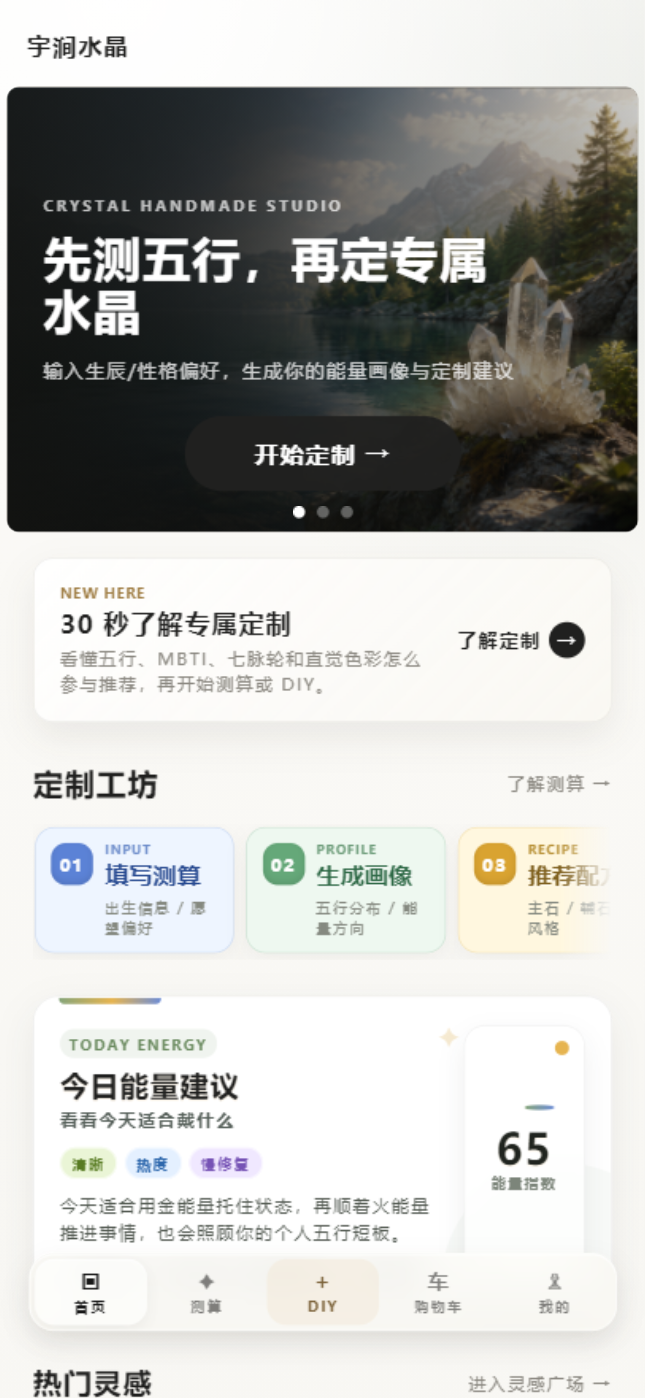
#> input picture .codex/current-auto-shot.png, 645 x 1398 px
$ python -i process_real_bead_photo_assets.py   (imports and definitions only)   (older library calls are emulated)
#> lines starting #> are read from the running program, lines starting #| are printed output that depends on the picture; after the words box and inside, x2 and y2 are one past the last pixel; in counts of white or black regions, pixels touching at a corner belong together
from __future__ import annotations

import argparse
import json
import math
import re
import shutil
import sys
import unicodedata
from dataclasses import dataclass
from pathlib import Path
from typing import Any

import cv2
import numpy as np
from PIL import Image, ImageDraw, ImageFilter, ImageOps

# [6 lines not run here, left out]


ROOT = Path(__file__).resolve().parent.parent
DEFAULT_SOURCE_ROOT = Path(
    r"C:\Users\10156\xwechat_files\wxid_c62jovsqi9tu22_36ef\msg\file\2026-06\水晶图片"
)
IMAGE_EXTENSIONS = {".jpg", ".jpeg", ".png", ".webp", ".bmp", ".heic", ".heif", ""}


SERIES_SLUGS = {
    "乌拉圭紫水晶": "uruguay-amethyst",
    "千层幽灵": "layered-phantom",
    "四季幽灵": "colorful-phantom",
    "巴西紫水晶": "brazil-amethyst",
    "幽灵穿发": "phantom-rutilated",
    "彩兔毛": "colorful-rabbit-hair",
    "彩发晶": "colorful-rutilated-quartz",
    "抹茶幽灵": "matcha-phantom",
    "曼波绿幽灵": "mambo-green-phantom",
    "特殊幽灵": "special-phantom",
    "特殊矿": "special-mineral",
    "玉石": "jade",
    "玛瑙": "agate",
    "白兔毛": "white-rabbit-hair",
    "白幽灵": "white-phantom",
    "白水": "clear-quartz",
    "白阿塞": "white-azeztulite",
    "粉水晶": "rose-quartz",
    "紫兔毛": "purple-rabbit-hair",
    "紫幽灵": "purple-phantom",
    "红兔毛": "red-rabbit-hair",
    "红幽灵": "red-phantom",
    "红幽灵聚宝盆": "red-phantom-basin",
    "红泥骸骨幽灵": "red-mud-skeletal-phantom",
    "红铜发": "red-rutilated-quartz",
    "绿兔毛": "green-rabbit-hair",
    "绿发晶": "green-rutilated-quartz",
    "绿幽灵": "green-phantom",
    "绿幽灵满天星": "green-phantom-starry",
    "绿幽灵聚宝盆半盆": "green-phantom-half-basin",
    "绿幽灵金字塔": "green-phantom-pyramid",
    "翠幽灵": "emerald-phantom",
    "胶花": "quartz-inclusion",
    "茶晶": "smoky-quartz",
    "草莓晶": "strawberry-quartz",
    "萤石": "fluorite",
    "蓝兔毛": "blue-rabbit-hair",
    "金发晶": "gold-rutilated-quartz",
    "银发晶": "silver-rutilated-quartz",
    "随型": "freeform",
    "雪花幽灵": "snowflake-phantom",
    "黄兔毛": "yellow-rabbit-hair",
    "黄水晶": "citrine",
    "黑发晶": "black-rutilated-quartz",
    "黑耀石": "obsidian",
    "黑曜石": "obsidian",
}


@dataclass(frozen=True)
class Circle:
    x: float
    y: float
    r: float
    score: float
    source: str


class SkipImage(ValueError):
    pass


# [71 lines left out: functions parse_args, safe_slug, selected_dirs, list_images, read_image, not called in this run]


def gradient_image(rgb: np.ndarray) -> tuple[np.ndarray, np.ndarray]:
    gray = cv2.cvtColor(rgb, cv2.COLOR_RGB2GRAY)
    gray = cv2.GaussianBlur(gray, (5, 5), 0)
    gx = cv2.Sobel(gray, cv2.CV_32F, 1, 0, ksize=3)
    gy = cv2.Sobel(gray, cv2.CV_32F, 0, 1, ksize=3)
    grad = cv2.magnitude(gx, gy)
    return gray, grad


def circle_ring_mask(shape: tuple[int, int], circle: tuple[float, float, float], width: float = 0.08) -> np.ndarray:
    h, w = shape
    yy, xx = np.ogrid[:h, :w]
    cx, cy, r = circle
    dist = np.sqrt((xx - cx) ** 2 + (yy - cy) ** 2)
    return np.abs(dist - r) <= max(2, r * width)


def disk_mask(shape: tuple[int, int], circle: tuple[float, float, float], scale: float = 1.0) -> np.ndarray:
    h, w = shape
    yy, xx = np.ogrid[:h, :w]
    cx, cy, r = circle
    return (xx - cx) ** 2 + (yy - cy) ** 2 <= (r * scale) ** 2


def score_circle(gray: np.ndarray, grad: np.ndarray, circle: tuple[float, float, float], source: str) -> Circle | None:
    h, w = gray.shape
    cx, cy, r = circle
    if r <= 8:
        return None
    if cx - r < -r * 0.08 or cy - r < -r * 0.08 or cx + r > w + r * 0.08 or cy + r > h + r * 0.08:
        return None
    radius_ratio = r / max(1, min(h, w))
    if not 0.055 <= radius_ratio <= 0.34:
        return None
    ring = circle_ring_mask(gray.shape, circle, 0.055)
    inside = disk_mask(gray.shape, circle, 0.88)
    outside = circle_ring_mask(gray.shape, (cx, cy, r * 1.14), 0.08)
    if ring.sum() == 0 or inside.sum() == 0:
        return None
    ring_edge = float(np.percentile(grad[ring], 78))
    inside_std = float(gray[inside].std())
    contrast = 0.0
    if outside.sum() > 0:
        contrast = abs(float(gray[inside].mean()) - float(gray[outside].mean()))
    center_penalty = math.hypot((cx - w / 2) / w, (cy - h * 0.54) / h) * 34
    edge_penalty = 0.0
    if cx - r < 4 or cy - r < 4 or cx + r > w - 4 or cy + r > h - 4:
        edge_penalty = 20
    size_bonus = 10 * min(radius_ratio / 0.22, 1.2)
    score = ring_edge * 0.7 + inside_std * 0.55 + contrast * 0.35 + size_bonus - center_penalty - edge_penalty
    return Circle(cx, cy, r, score, source)


def detect_hough(gray: np.ndarray) -> list[tuple[float, float, float]]:
    blurred = cv2.medianBlur(gray, 5)
    h, w = gray.shape
    min_radius = max(18, int(min(h, w) * 0.055))
    max_radius = max(min_radius + 8, int(min(h, w) * 0.34))
    found: list[tuple[float, float, float]] = []
    for param1, param2, dp in ((80, 28, 1.2), (70, 24, 1.15), (60, 21, 1.1), (95, 32, 1.25)):
        circles = cv2.HoughCircles(
            blurred,
            cv2.HOUGH_GRADIENT,
            dp=dp,
            minDist=max(80, int(min(h, w) * 0.18)),
            param1=param1,
            param2=param2,
            minRadius=min_radius,
            maxRadius=max_radius,
        )
        if circles is None:
            continue
        for x, y, r in circles[0]:
            found.append((float(x), float(y), float(r)))
    return found


def detect_contours(gray: np.ndarray) -> list[tuple[float, float, float]]:
    edges = cv2.Canny(gray, 45, 135)
    edges = cv2.dilate(edges, np.ones((3, 3), np.uint8), iterations=1)
    contours, _ = cv2.findContours(edges, cv2.RETR_EXTERNAL, cv2.CHAIN_APPROX_SIMPLE)
    h, w = gray.shape
    result: list[tuple[float, float, float]] = []
    for contour in contours:
        area = cv2.contourArea(contour)
        if area < min(h, w) ** 2 * 0.006:
            continue
        (cx, cy), r = cv2.minEnclosingCircle(contour)
        if r <= 0:
            continue
        circle_area = math.pi * r * r
        fill = area / circle_area if circle_area else 0
        if 0.18 <= fill <= 1.08:
            result.append((float(cx), float(cy), float(r)))
    return result


def merge_close(candidates: list[Circle]) -> list[Circle]:
    candidates = sorted(candidates, key=lambda item: item.score, reverse=True)
    kept: list[Circle] = []
    for item in candidates:
        duplicate = False
        for prev in kept:
            if math.hypot(item.x - prev.x, item.y - prev.y) < max(item.r, prev.r) * 0.22:
                duplicate = True
                break
        if not duplicate:
            kept.append(item)
    return kept


def detect_bead_circle(image: Image.Image) -> Circle:
    rgb = np.array(image)
    gray, grad = gradient_image(rgb)
    circles = [*detect_hough(gray), *detect_contours(gray)]
    scored = [
        candidate
        for raw in circles
        if (candidate := score_circle(gray, grad, raw, "auto")) is not None
    ]
    scored = merge_close(scored)
    if scored:
        return scored[0]
    h, w = gray.shape
    return Circle(w / 2, h / 2, min(w, h) * 0.32, 0.0, "fallback-center")


# [161 lines left out: functions crop_circle, save_webp_under_limit, save_contact_sheet, process_series, main, not called in this run]


# [2 lines not run here, left out]

>>> import cv2
>>> picture = cv2.cvtColor(cv2.imread('../.codex/current-auto-shot.png'), cv2.COLOR_BGR2RGB)
>>> result = detect_bead_circle(picture)
#> in gradient_image, `gy = cv2.Sobel(gray, cv2.CV_32F, 0, 1, ksize=3)`:
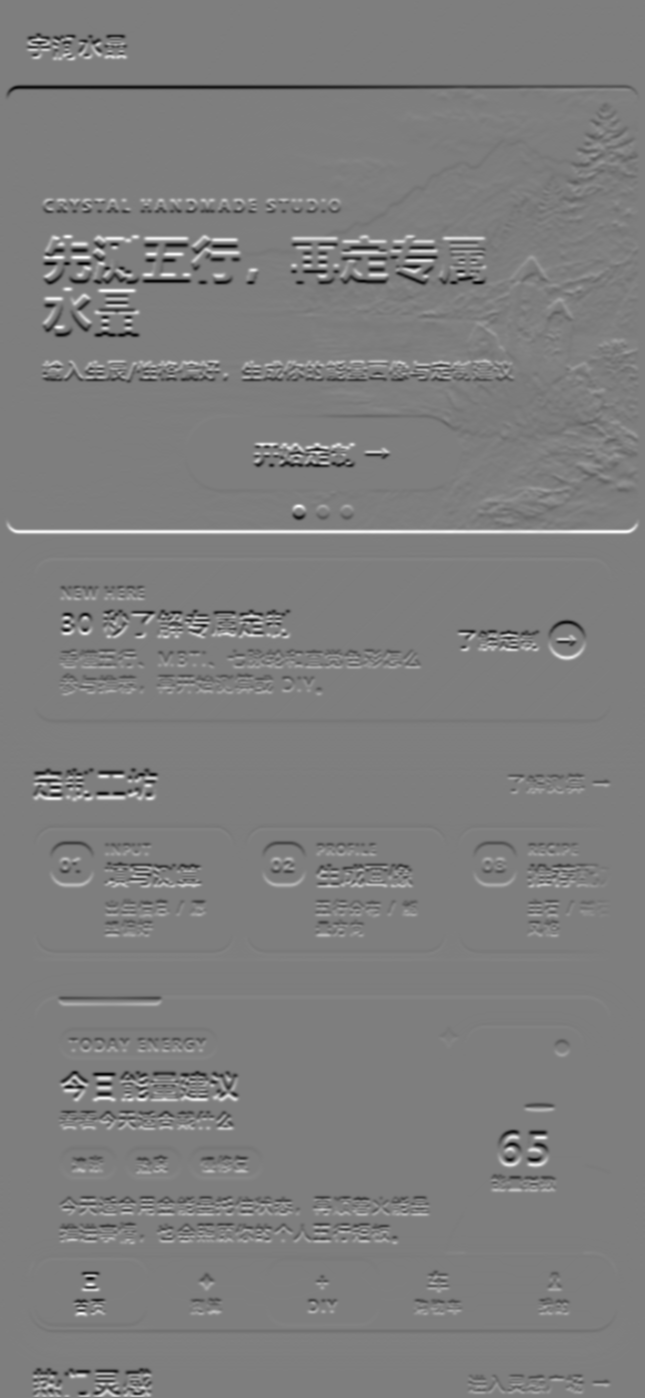
#> gy: shape (1398, 645) float32; min -571, max 580, mean -0.1; drawn with min black and max white
#> in gradient_image, `grad = cv2.magnitude(gx, gy)`:
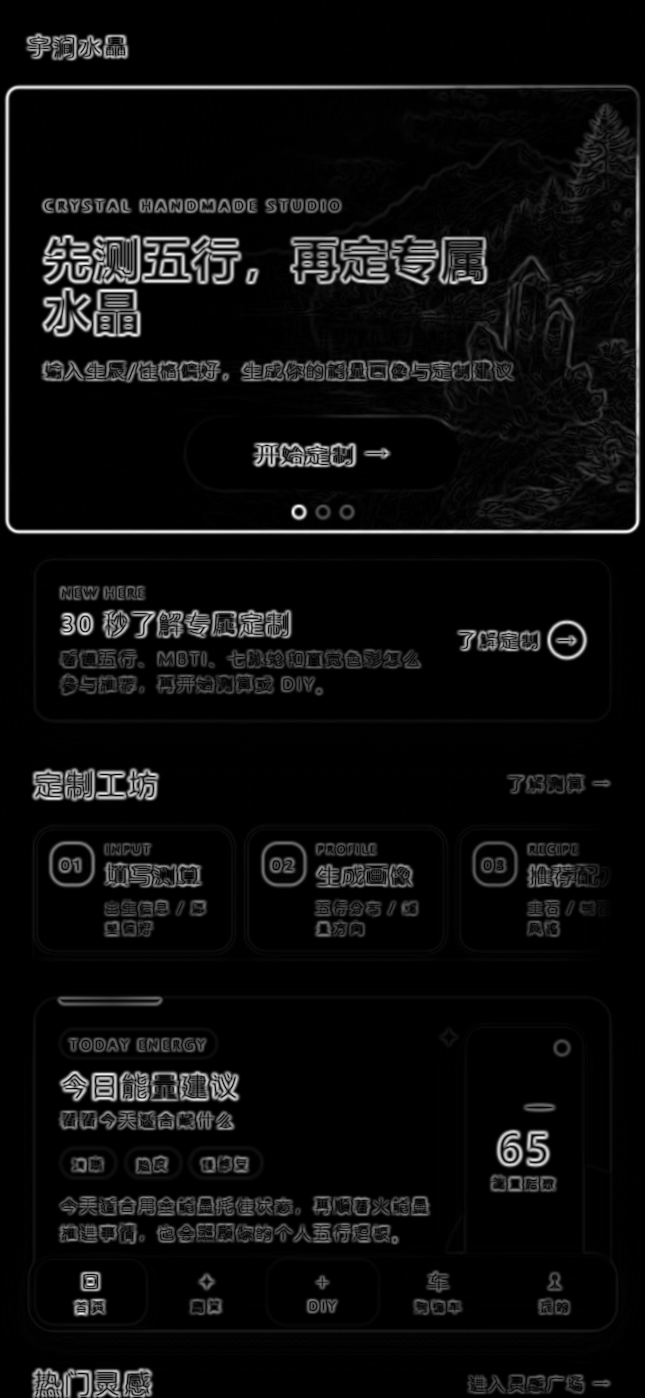
#> grad: shape (1398, 645) float32; min 0, max 580, mean 30.9; drawn with min black and max white
#> after the loop in detect_hough, `for param1, param2, dp in ((80, 28, 1.2), (70, 24, 1.15), (60, 21, 1.1..`: found = 168 items, first 6: (225, 405, 218.2), (299.4, 1041, 198.4), (389.4, 456.6, 207.7), (225, 162.6, 218.2), (297, 275.4, 189.2), (341.4, 664.2, 218.2)
#> in detect_contours, `edges = cv2.Canny(gray, 45, 135)`:
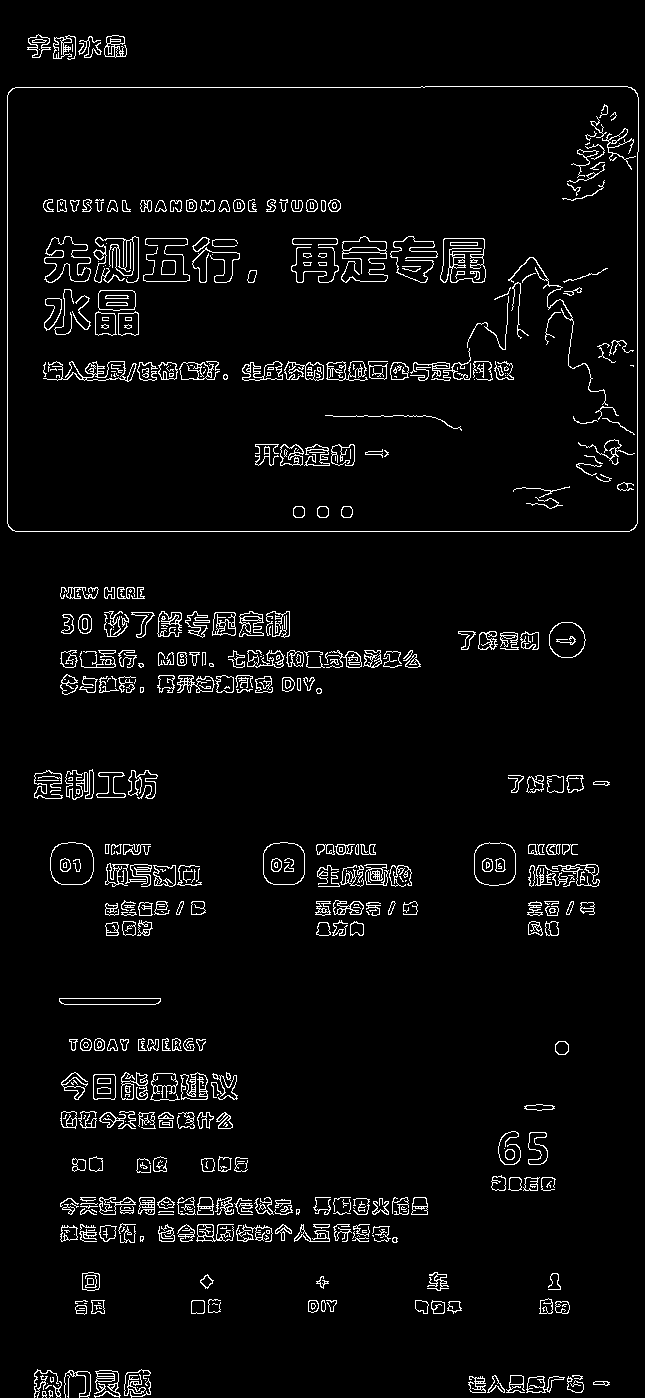
#> edges: shape (1398, 645); 4% white in thin lines or dots
#> in detect_contours, `edges = cv2.dilate(edges, np.ones((3, 3), np.uint8), iterations=1)`:
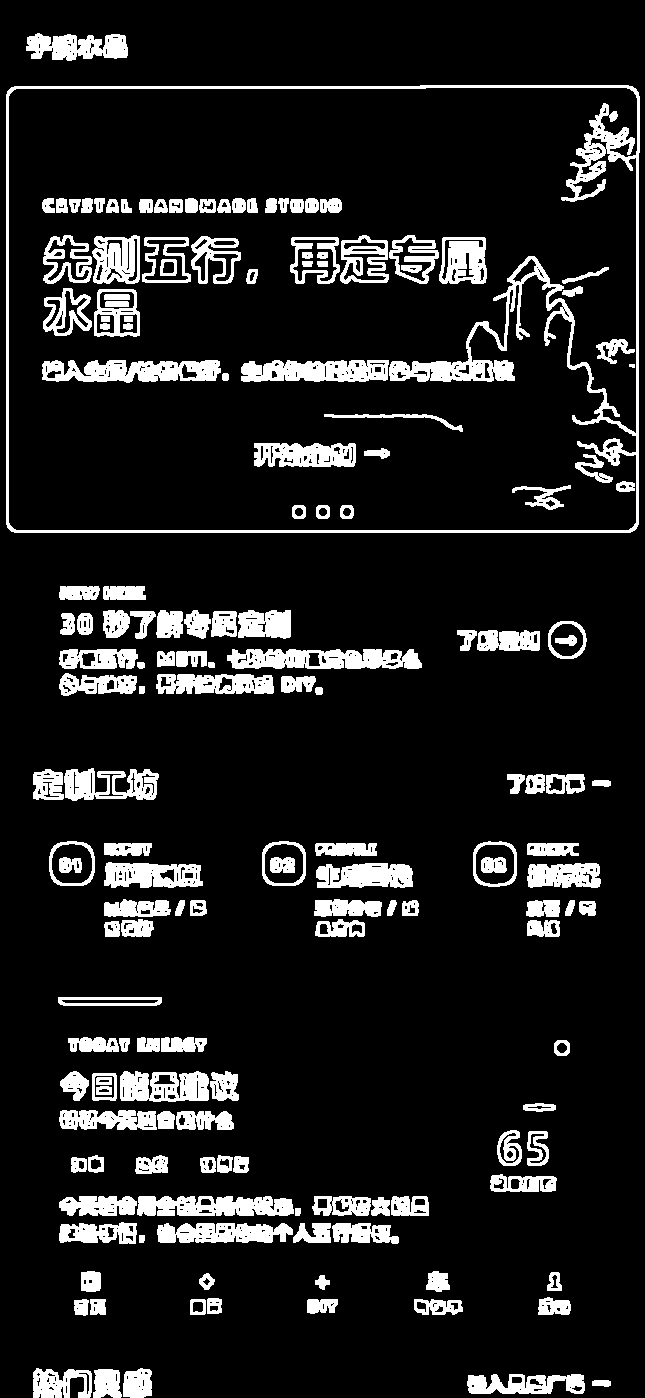
#> edges: shape (1398, 645); 11.9% white; 170 white regions
#> in detect_contours, `contours, _ = cv2.findContours(edges, cv2.RETR_EXTERNAL, cv2.CHAIN_APP..`: contours = 105 contours; largest, box (x1, y1, x2, y2) and area: (6, 85, 640, 533) 282054, (227, 649, 422, 669) 3060, (137, 1196, 294, 1216) 2458, (120, 1071, 209, 1102) 2236, (157, 1223, 293, 1243) 2033
#> the loop in detect_contours, `for contour in contours:` made 105 passes
#> area on passes 1 to 12: 92, 1600.5, 652.5, 713, 1182.5, 572.5, 344, 223.5, 210, 188, 201.5, 443
#> (area, cx, cy, r, circle_area, fill) on pass 104: (282053.5, 321.8, 308.5, 383.2, 461411, 0.611)
#> after the loop in detect_contours, `for contour in contours:`: result = [(321.8, 308.5, 383.2)]
#> in detect_bead_circle, `circles = [*detect_hough(gray), *detect_contours(gray)]`: circles = 169 items, first 6: (225, 405, 218.2), (299.4, 1041, 198.4), (389.4, 456.6, 207.7), (225, 162.6, 218.2), (297, 275.4, 189.2), (341.4, 664.2, 218.2)
#> in score_circle, `ring_edge = float(np.percentile(grad[ring], 78))`: ring_edge = 114.6
#> in score_circle, `inside_std = float(gray[inside].std())`: inside_std = 81.45
#> in score_circle, `contrast = abs(float(gray[inside].mean()) - float(gray[outside].mean()))`: contrast = 56.35
#> in score_circle, `score = ring_edge * 0.7 + inside_std * 0.55 + contrast * 0.35 + size_b..`: score = 146.8
#> in detect_bead_circle, `scored = [ candidate for raw in circles if (candidate := score_circle(..`: scored = 103 items
#> the loop in merge_close, `for item in candidates:` made 103 passes
#> after the loop in merge_close, `for item in candidates:`: kept = 63 items

$ run again, on specs/report-current.png
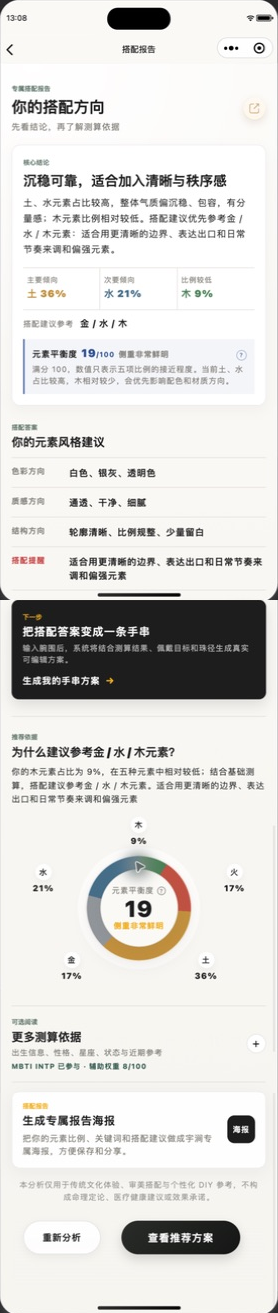
#> input picture specs/report-current.png, 278 x 1313 px
#> in gradient_image, `grad = cv2.magnitude(gx, gy)`:
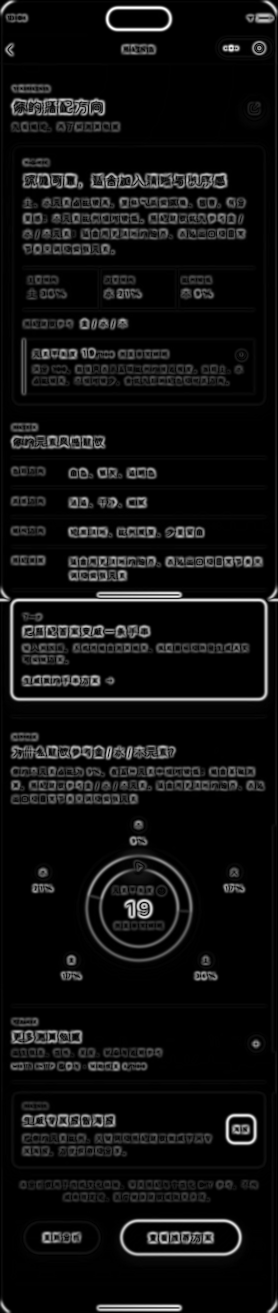
#> grad: shape (1313, 278) float32; min 0, max 627.8, mean 40.5; drawn with min black and max white
#> after the loop in detect_hough, `for param1, param2, dp in ((80, 28, 1.2), (70, 24, 1.15), (60, 21, 1.1..`: found = 94 items, first 6: (138.6, 907.8, 52.32), (143.4, 291, 93.24), (94.2, 723, 78.72), (106.2, 443.4, 93.24), (59.4, 174.6, 76.08), (52.2, 291, 93.24)
#> in detect_contours, `edges = cv2.dilate(edges, np.ones((3, 3), np.uint8), iterations=1)`:
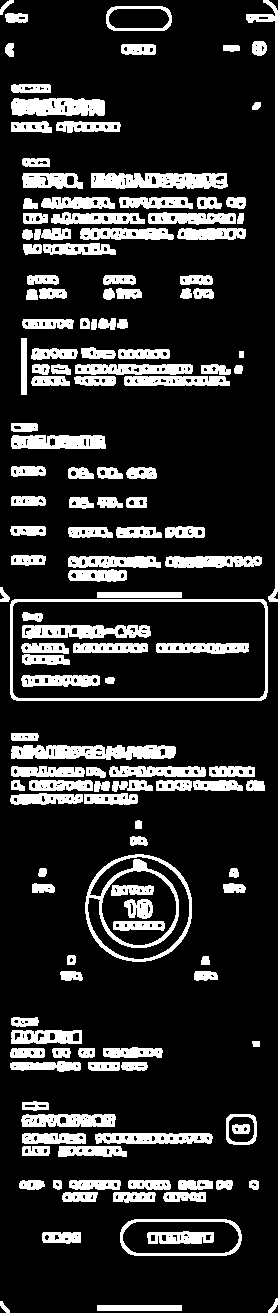
#> edges: shape (1313, 278); 17.5% white; 150 white regions
#> contours = 137 contours; largest, box (x1, y1, x2, y2) and area: (10, 599, 268, 701) 25910, (85, 854, 192, 962) 9002, (120, 1219, 242, 1256) 4105, (11, 745, 176, 760) 1858, (91, 173, 228, 189) 1799
#> the loop in detect_contours, `for contour in contours:` made 137 passes
#> area on passes 2, 3, 4, 6, 7, 8, 9, 10: 42.5, 48, 375.5, 334.5, 363, 294.5, 71.5, 126.5
#> after the loop in detect_contours, `for contour in contours:`: result = 13 items, first 6: (180.4, 1237, 60.64), (53.5, 1138.5, 31.82), (240.9, 1128.9, 18.45), (46, 1036.5, 35.6), (138.4, 907.8, 54.21), (110.4, 798.5, 26.81)
#> circles = 107 items, first 6: (138.6, 907.8, 52.32), (143.4, 291, 93.24), (94.2, 723, 78.72), (106.2, 443.4, 93.24), (59.4, 174.6, 76.08), (52.2, 291, 93.24)
#> ring_edge = 227.2
#> inside_std = 54.02
#> contrast = 46.18
#> score = 208.3
#> in detect_bead_circle, `scored = [ candidate for raw in circles if (candidate := score_circle(..`: scored = 81 items
#> the loop in merge_close, `for item in candidates:` made 81 passes
#> after the loop in merge_close, `for item in candidates:`: kept = 60 items
